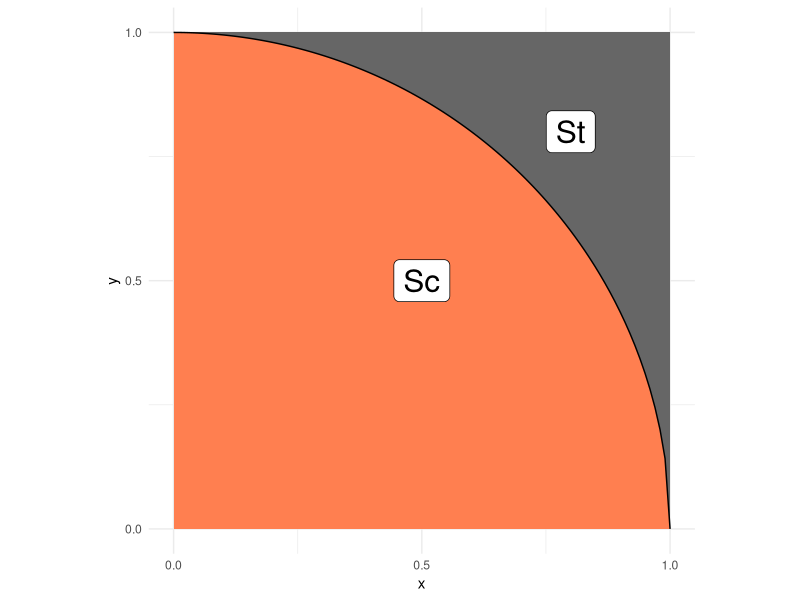
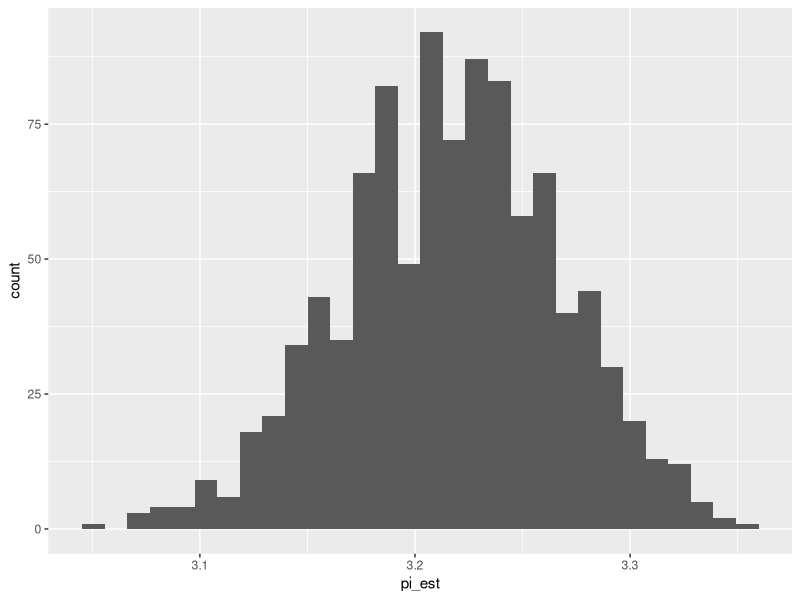

Here is the R script that generated these plots, in order:
## ---- chunk 1
library(tidyverse)
library(rsample)
## ---- chunk 2
## NOTE: No need to edit; this visual helps explain the pi estimation scheme
tibble(x = seq(0, 1, length.out = 100)) %>%
  mutate(y = sqrt(1 - x^2)) %>%

  ggplot(aes(x, y)) +
  annotate(
    "rect",
    xmin = 0, ymin = 0, xmax = 1, ymax = 1,
    fill = "grey40",
    size = 1
  ) +
  geom_ribbon(aes(ymin = 0, ymax = y), fill = "coral") +
  geom_line() +
  annotate(
    "label",
    x = 0.5, y = 0.5, label = "Sc",
    size = 8
  ) +
  annotate(
    "label",
    x = 0.8, y = 0.8, label = "St",
    size = 8
  ) +
  scale_x_continuous(breaks = c(0, 1/2, 1)) +
  scale_y_continuous(breaks = c(0, 1/2, 1)) +
  theme_minimal() +
  coord_fixed()
## ---- chunk 3
## TASK: Choose a sample size and generate samples
n <- 1000 # Choose a sample size
df_q1 <- tibble(x = runif(n) , y = runif(n))

## ---- chunk 4
## NOTE: Do not edit this code
# Correct sample size
assertthat::assert_that(
  dim(df_q1) %>% 
    .[[1]] == n,
  msg = "The sample size should be `n`"
)
# Correct column names
assertthat::assert_that(
  setequal(names(df_q1), c("x", "y")),
  msg = "df_q1 must include the columns `x` and `y`"
)
print("Good")
## ---- chunk 5
## TASK: Finish implementing this function
stat <- function(x, y) {
  map2_dbl(x, y, ~as.integer(.x^2 + .y^2 <= 1)) *4
}
## ---- chunk 6
## TASK: Finish writing these assert statements

# Check the value for points *inside* the circle
assertthat::assert_that(
    tibble(x = .1, y = .1) %>% # Pick a point *inside* the circle
    mutate(stat = stat(x, y)) %>%
    pull(stat) %>%
    .[[1]] == 4,
  # ???, # Write the correct value of stat() here
  msg = "Incorrect value when a point is inside the circle"
)

# Check the value for points *outside* the circle
assertthat::assert_that(
    tibble(x = 1, y = 1) %>% # Pick a point *outside* the circle
    mutate(stat = stat(x, y)) %>% 
    pull(stat) %>% 
    .[[1]] == 0,
  # ???, # Write the correct value of stat() here
  msg = "Incorrect value when a point is outside the circle"
)
print("Your assertions passed, but make sure they're checking the right thing!")
## ---- chunk 7
## TASK: Estimate pi using your data from q1
df_q3 <- df_q1 %>%
  mutate(pi_piece = stat(x,y)) %>%
  summarise(pi_est = mean(pi_piece))
df_q3
## ---- chunk 8
## NOTE: Do not edit this code
# Correct sample size
assertthat::assert_that(
  dim(df_q3) %>% 
    .[[1]] == 1,
  msg = "This result should have just one row"
)
# Correct column names
assertthat::assert_that(
  setequal(names(df_q3), c("pi_est")),
  msg = "df_q3 must include the column `pi_est`"
)
print("Good")
## ---- chunk 9
## TASK: Finish the code below
df_q4 <- 
  df_q1 %>% 
  bootstraps(., times = 1000) %>% 
  mutate(
    pi_est = map_dbl(
      splits,
      function(split_df) {
        analysis(split_df) %>% 
          mutate(pi_piece = stat(x,y)) %>%
          summarise(pi_est = mean(pi_piece)) %>%
          pull(pi_est)
      }
    )
  )

## NOTE: Do not edit; use this to visualize your results
df_q4 %>% 
  ggplot(aes(pi_est)) +
  geom_histogram()
## ---- chunk 10
        quantiles <- quantile(df_q4$pi_est, probs = c(0.25, 0.5, 0.75))
        print(quantiles)

## ---- chunk 11
## TASK: Compute a bootstrap confidence interval at the 95% level (alpha = 0.05)

alpha <- 0.05

df_q5 <- 
  df_q4 %>% 
  summarize(
    pi_lo = quantile(pi_est, probs = alpha/2),
    pi_up = quantile(pi_est, probs = 1 - alpha/2)
  )

print(df_q5)
## ---- chunk 12
# df_q1 %>%
  
alpha <- 0.05

# Compute the CLT-based confidence interval for pi
df_q6 <- df_q1 %>%
  mutate(stat = stat(x, y)) %>%
  summarize(
    mean = mean(stat),
    sd = sd(stat),
    n = n()
  ) %>%
  mutate(
    se = sd / sqrt(n),
    pi_lo = mean - qnorm( 1 - (alpha) / 2 ) * se,
    pi_up = mean + qnorm( 1 - (alpha) / 2 ) * se
  )

# Print the result
df_q6
